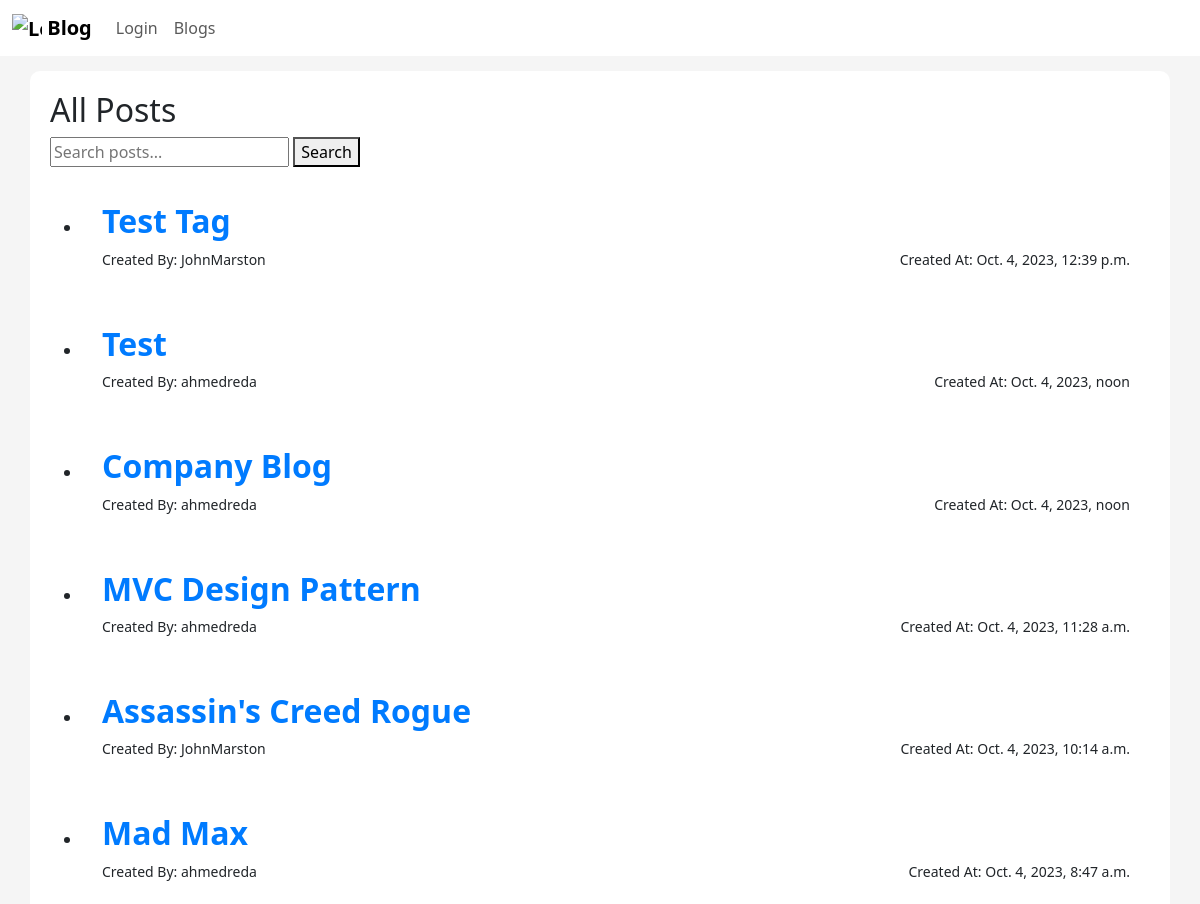
The app's page /publish/ (upper part), older data.
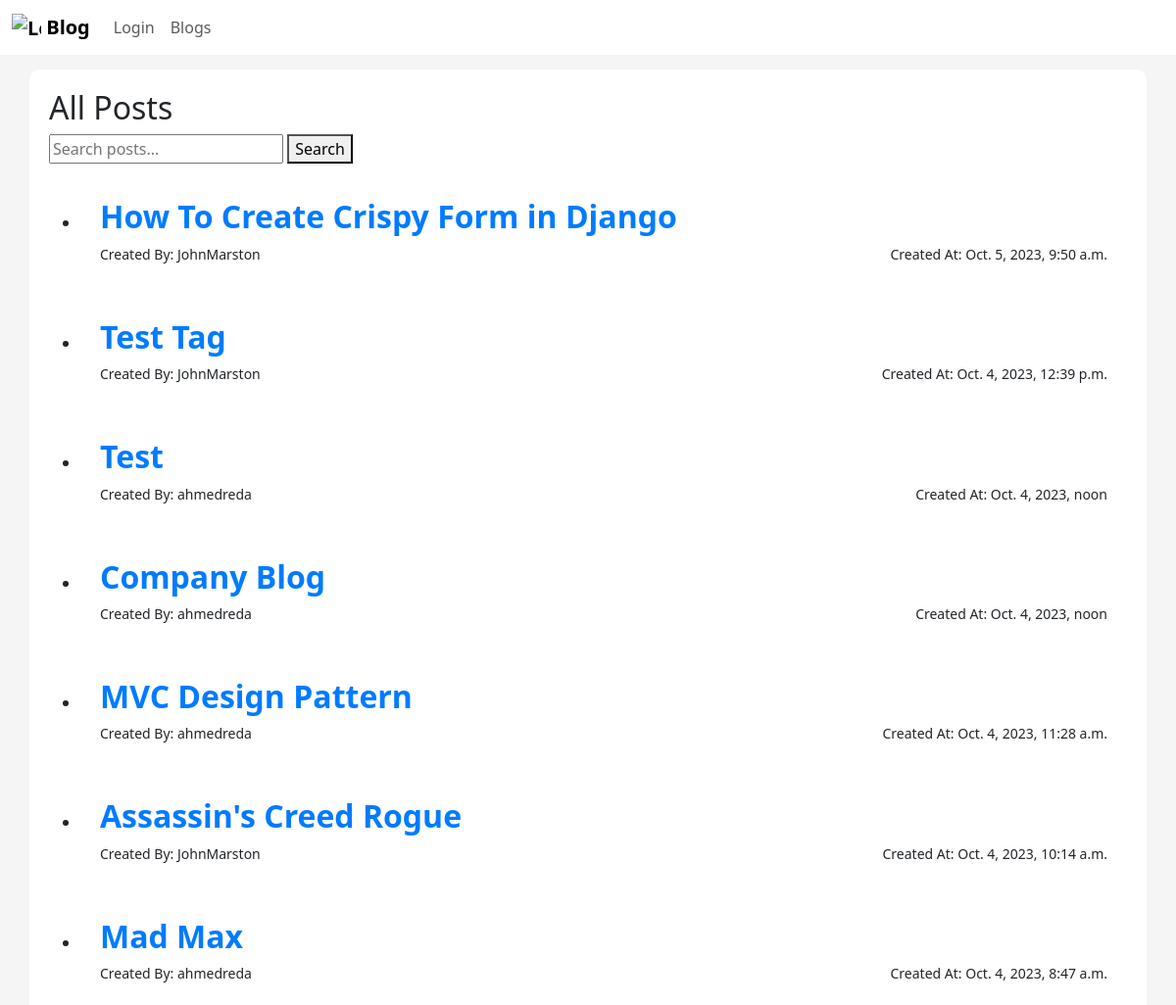
The same page, newer data.
### myApp/models.py (models this page shows, shortened)
class Blog(models.Model):
  ID = models.BigAutoField(auto_created = True, primary_key=True, verbose_name="ID")
  title = models.CharField(max_length=200)
  content = models.TextField()
  author = models.ForeignKey(User, on_delete=models.CASCADE, blank=False)
  created_at = models.DateTimeField(auto_now_add=True, blank=True)
  updated_at = models.DateTimeField(auto_now=True)
  is_draft = models.BooleanField(default=True)
  publish_status = models.CharField(max_length=10, choices=[('draft', 'Draft'), ('published', 'Published')], default='draft')
  tags = models.ManyToManyField(Tag,related_name="tag_posts")
  categories = models.ManyToManyField(Category)
  company = models.ForeignKey(Company, on_delete=models.SET_NULL, blank=True, null=True)

### myApp/views.py (the view)
# urls.py: path('publish/', views.publish_blog_post, name='publish_blog_post'),
def publish_blog_post(request):
    query = request.GET.get('q')
    posts = Blog.objects.filter(publish_status='published').order_by('-created_at')
    if query:
        posts = posts.filter(title__icontains=query)  # You can add more filters if needed
    return render(request, 'Blog/publish.html', {'posts': posts, 'query': query})

### myApp/templates/Blog/publish.html (shortened to what this page needs)
<!DOCTYPE html>
<html lang="en">
	{% load static %} {% load crispy_forms_tags %}
	<head>
		<link href="{% static 'css/bootstrap.css' %}" rel="stylesheet" />
		<link href="{% static 'css/home.css' %}" rel="stylesheet" />
	</head>
	<body>
{% include "Blog/blogNavBar.html" %}
<div class="container">
    <h2 class="page-title">All Posts</h2>
    <form method="get" class="search-form">
        <input type="text" name="q" placeholder="Search posts..." {% if query %}value="{{ query }}"{% endif %}>
        <button type="submit">Search</button>
    </form>
    <ul class="post-list">
        {% for post in posts %}
        <li class="container-sm container">
            <h2><a href="{% url "blogPage" id=post.ID %}">{{ post.title }}</a></h2>
            <div class="little">
                <div>Created By: {{ post.author.username }}</div>
                <div>Created At: {{ post.created_at }}</div>
            </div>
        </li>
        {% endfor %}
    </ul>
</div>
    </body>
</html>

Row changes from the older to the newer data that the page shows:
added Blog: title "How To Create Crispy Form in Django", author.username "JohnMarston", created_at "Oct. 5, 2023, 9:50 a.m."
